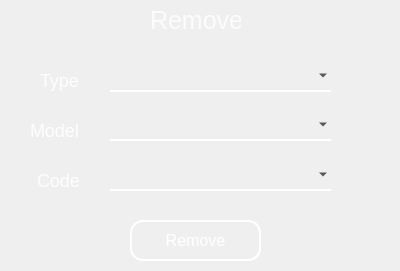
<?xml version="1.0" encoding="UTF-8"?>
<ui version="4.0">
 <class>Form</class>
 <widget class="QWidget" name="Form">
  <property name="geometry">
   <rect>
    <x>0</x>
    <y>0</y>
    <width>400</width>
    <height>271</height>
   </rect>
  </property>
  <property name="windowTitle">
   <string>Form</string>
  </property>
  <widget class="QLabel" name="backgroundLabel">
   <property name="geometry">
    <rect>
     <x>0</x>
     <y>0</y>
     <width>401</width>
     <height>341</height>
    </rect>
   </property>
   <property name="styleSheet">
    <string notr="true">QLabel#backgroundLabel{
background-image: url(:/bg-img/background.png);
}</string>
   </property>
   <property name="text">
    <string/>
   </property>
  </widget>
  <widget class="QLabel" name="removeLabel">
   <property name="geometry">
    <rect>
     <x>150</x>
     <y>10</y>
     <width>91</width>
     <height>21</height>
    </rect>
   </property>
   <property name="styleSheet">
    <string notr="true">QLabel#removeLabel{
color: rgba(255,255,255,200);
font-size: 25px;
font-family: &quot;Arial&quot;;
}</string>
   </property>
   <property name="text">
    <string>Remove</string>
   </property>
  </widget>
  <widget class="QLabel" name="model_Label">
   <property name="geometry">
    <rect>
     <x>30</x>
     <y>120</y>
     <width>51</width>
     <height>21</height>
    </rect>
   </property>
   <property name="styleSheet">
    <string notr="true">QLabel#model_Label{
color: rgba(255,255,255,225);
font-size: 18px;
font-family: &quot;Arial&quot;;
}</string>
   </property>
   <property name="text">
    <string>Model</string>
   </property>
  </widget>
  <widget class="QLabel" name="tip_Label">
   <property name="geometry">
    <rect>
     <x>40</x>
     <y>70</y>
     <width>41</width>
     <height>21</height>
    </rect>
   </property>
   <property name="styleSheet">
    <string notr="true">QLabel#tip_Label{
color: rgba(255,255,255,225);
font-size: 18px;
font-family: &quot;Arial&quot;;
}</string>
   </property>
   <property name="text">
    <string>Type</string>
   </property>
  </widget>
  <widget class="QPushButton" name="removeConfirm_Button">
   <property name="geometry">
    <rect>
     <x>130</x>
     <y>220</y>
     <width>131</width>
     <height>41</height>
    </rect>
   </property>
   <property name="styleSheet">
    <string notr="true">QPushButton#removeConfirm_Button{
background-color: rgba(0,0,0,0);
color: white;
font-size: 16px;
font-family: &quot;Arial&quot;;
border: 2px solid white;
border-radius: 13px;
}
QPushButton#removeConfirm_Button:hover{
background-color: rgba(0,0,0,125);
}</string>
   </property>
   <property name="text">
    <string>Remove</string>
   </property>
  </widget>
  <widget class="QComboBox" name="type_comboBox">
   <property name="geometry">
    <rect>
     <x>110</x>
     <y>61</y>
     <width>221</width>
     <height>31</height>
    </rect>
   </property>
   <property name="styleSheet">
    <string notr="true">QComboBox#type_comboBox{
background-color: rgba(0,0,0,0);
border:none;
border-bottom: 2px solid white;
}</string>
   </property>
  </widget>
  <widget class="QComboBox" name="model_comboBox">
   <property name="geometry">
    <rect>
     <x>110</x>
     <y>110</y>
     <width>221</width>
     <height>31</height>
    </rect>
   </property>
   <property name="styleSheet">
    <string notr="true">QComboBox#model_comboBox{
background-color: rgba(0,0,0,0);
border:none;
border-bottom: 2px solid white;
}</string>
   </property>
  </widget>
  <widget class="QComboBox" name="code_comboBox">
   <property name="geometry">
    <rect>
     <x>110</x>
     <y>160</y>
     <width>221</width>
     <height>31</height>
    </rect>
   </property>
   <property name="styleSheet">
    <string notr="true">QComboBox#code_comboBox{
background-color: rgba(0,0,0,0);
border:none;
border-bottom: 2px solid white;
}</string>
   </property>
  </widget>
  <widget class="QLabel" name="code_Label">
   <property name="geometry">
    <rect>
     <x>37</x>
     <y>170</y>
     <width>51</width>
     <height>21</height>
    </rect>
   </property>
   <property name="styleSheet">
    <string notr="true">QLabel#code_Label{
color: rgba(255,255,255,225);
font-size: 18px;
font-family: &quot;Arial&quot;;
}</string>
   </property>
   <property name="text">
    <string>Code</string>
   </property>
  </widget>
 </widget>
 <resources>
  <include location="background.qrc"/>
 </resources>
 <connections/>
</ui>
